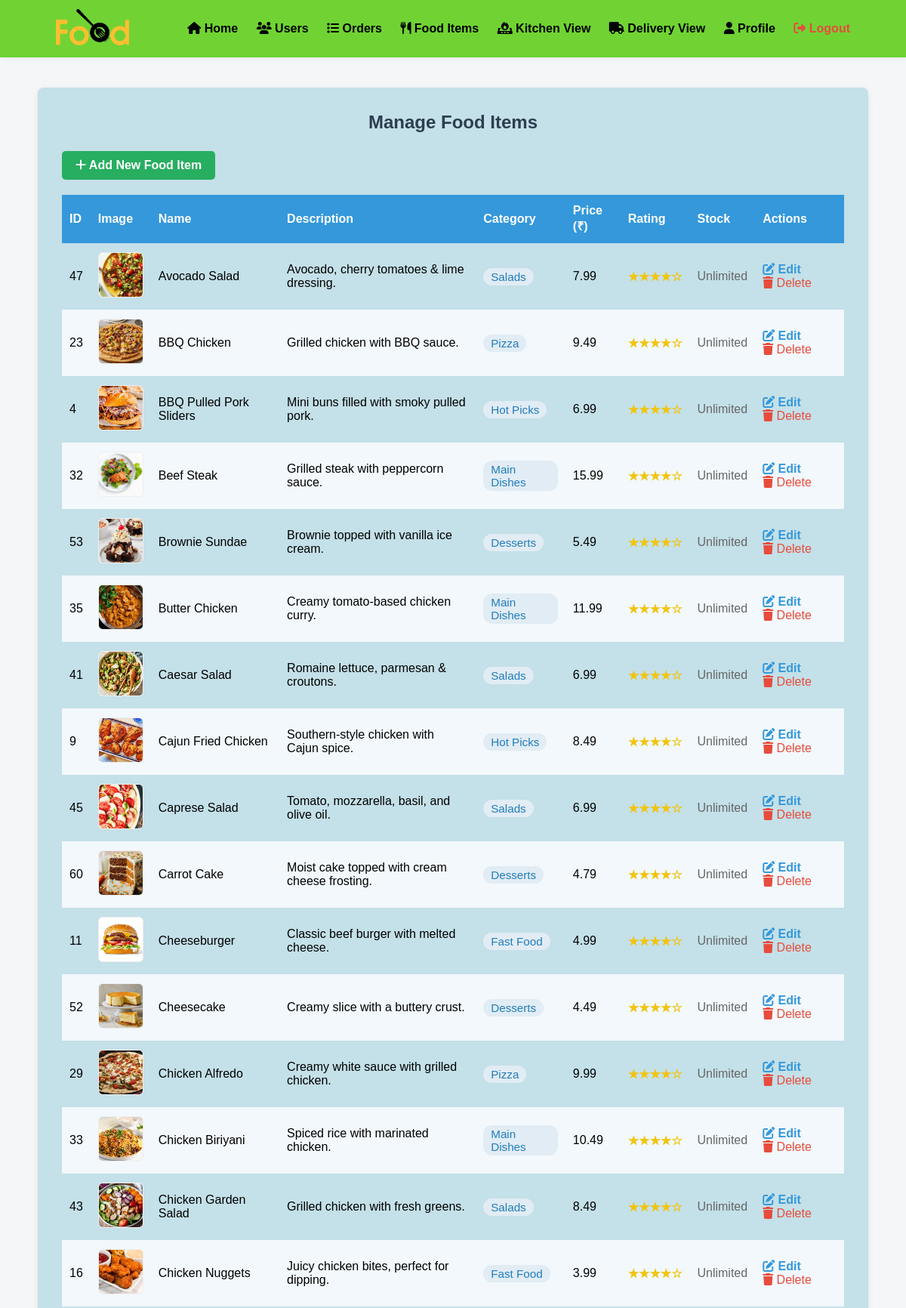
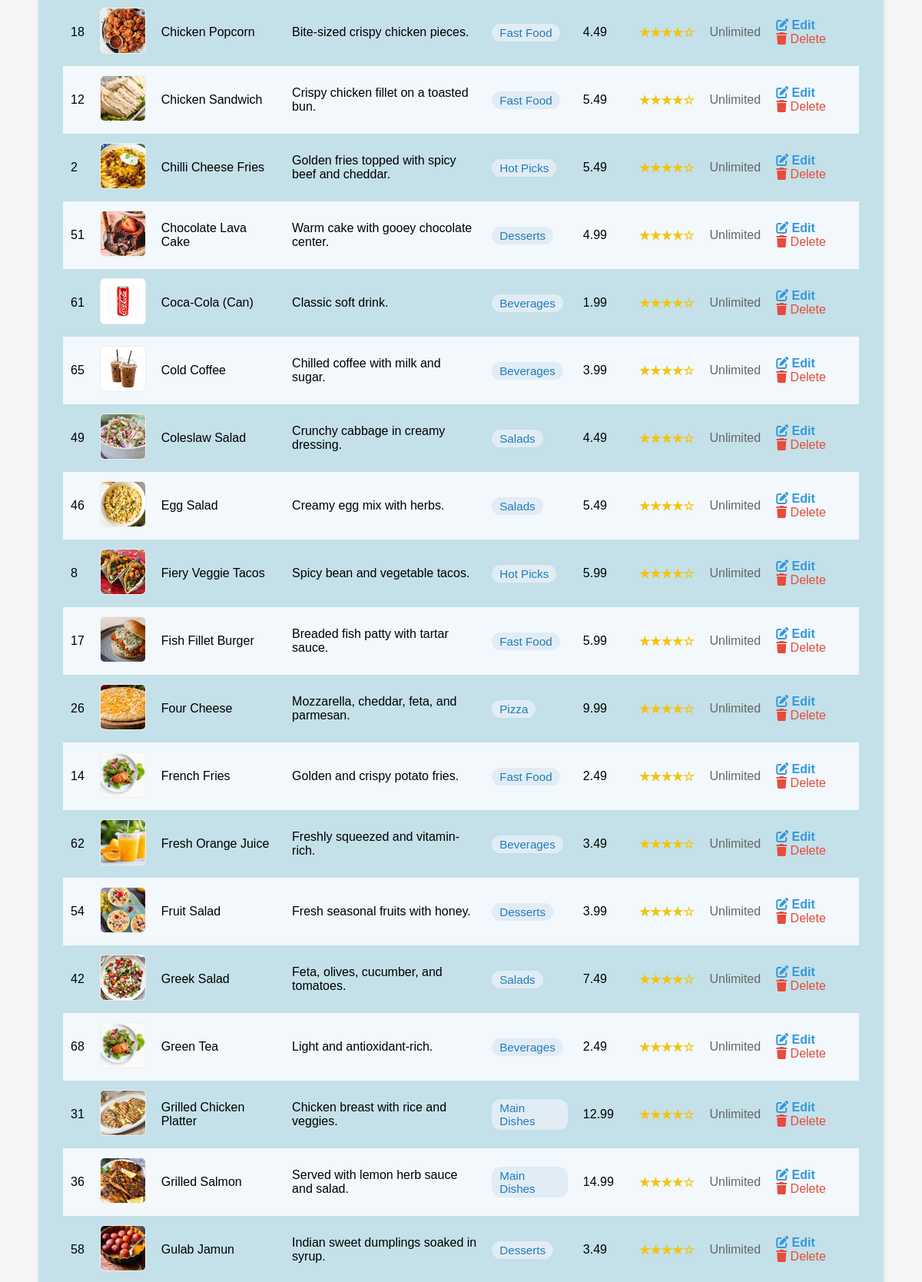
The page /admin/manage_food_items.php (signed in, upper part) on the database its author committed (2 pictures, top to bottom).
### tables this page shows
CREATE TABLE IF NOT EXISTS food_items (
    Item_ID         INT AUTO_INCREMENT PRIMARY KEY,
    Name            VARCHAR(150) NOT NULL,
    Description     TEXT,
    Price           DECIMAL(10,2) NOT NULL,
    Image           VARCHAR(255),
    Category        VARCHAR(100),
    Rating          DECIMAL(2,1) DEFAULT 0.0,
    available        TINYINT(1) NOT NULL DEFAULT 1,   
    Stock_Quantity  INT NULL    
);

### admin/manage_food_items.php (the view, shortened to what this page needs)
<?php
include '../configure.php';
?>
<!DOCTYPE html>
<html lang="en">
<head>
    <link rel="stylesheet" href="../style.css">
    <link rel="stylesheet" href="https://cdnjs.cloudflare.com/ajax/libs/font-awesome/6.5.0/css/all.min.css">
</head>
<body class="admin-body">
<?php include '../includes/admin_header.php'; ?>
<div class="admin-container">
    <h2>Manage Food Items</h2>
    <a class="add-btn" href="../crud/create_food.php"><i class="fa fa-plus"></i> Add New Food Item</a>
    <?php
    $query = "SELECT Item_ID, Name, Description, Price, Image, Category, Rating, available, Stock_Quantity FROM food_items ORDER BY Name ASC";
    $result = mysqli_query($conn, $query);
    echo "<table>";
    echo "<thead>
            <tr>
                <th>ID</th>
                <th>Image</th>
                <th>Name</th>
                <th>Description</th>
                <th>Category</th>
                <th>Price (₹)</th>
                <th>Rating</th>
                <th>Stock</th>
                <th>Actions</th>
            </tr>
          </thead>
          <tbody>";
    while ($row = mysqli_fetch_assoc($result)) {
        $id = (int)$row['Item_ID'];
        $name = htmlspecialchars($row['Name']);
        $description = htmlspecialchars($row['Description']);
        $price = number_format($row['Price'], 2);
        $image = htmlspecialchars($row['Image']);
        $category = htmlspecialchars($row['Category']);
        $rating = htmlspecialchars($row['Rating']);
        $stars = str_repeat('★', (int)$rating) . str_repeat('☆', 5 - (int)$rating);
        if ($image && file_exists("../image/{$image}")) {
            $imgSrc = "../image/{$image}";
        } else {
            $imgSrc = "../image/Food-Plate.png";
        }
        if ($row['Stock_Quantity'] === null) {
            $stockDisplay = "<span style='color:#666;'>Unlimited</span>";
        } elseif ((int)$row['Stock_Quantity'] <= 0) {
            $stockDisplay = "<span style='color:#e74c3c;font-weight:bold;'>Out of stock</span>";
        } else {
            $stockDisplay = (int)$row['Stock_Quantity'];
        }
        echo "<tr>";
        echo "<td>{$id}</td>";
        echo "<td><img src='{$imgSrc}' alt='{$name}' class='food-img'></td>";
        echo "<td>{$name}</td>";
        echo "<td>{$description}</td>";
        echo "<td><span class='category-badge'>{$category}</span></td>";
        echo "<td>{$price}</td>";
        echo "<td class='rating'>{$stars}</td>";
        echo "<td>{$stockDisplay}</td>";
        echo "<td class='action-links'>
                <a href='../crud/update_food.php?id={$id}'><i class='fa fa-edit'></i> Edit</a>
                <form method='POST' action='../crud/delete_food.php' style='display:inline;' onsubmit=\"return confirm('Delete this item?')\">
                    " . csrf_field() . "
                    <input type='hidden' name='id' value='{$id}'>
                    <button type='submit' class='action-link' style='border:none;background:none;cursor:pointer;color:#e74c3c;padding:0;font:inherit;'><i class='fa fa-trash'></i> Delete</button>
                </form>
              </td>";
        echo "</tr>";
    }
    echo "</tbody></table>";
    ?>
</div>
<?php include '../includes/footer.php'; ?>
</body>
</html>

### style.css (style rules this page uses)
* { margin: 0; padding: 0; box-sizing: border-box; font-family: sans-serif; }
html { scroll-behavior: smooth; }
body, html { width: 100%; max-width: 100vw; overflow-x: hidden; }
body { background-image: url(image/background.jpg); background-size: cover; background-position: center; }
h2 { color: #2c3e50; margin-bottom: 24px; text-align: center; }
body.admin-body { background: #f4f6f8; }
.admin-container { max-width: 600px; margin: 40px auto; background: #fff; border-radius: 8px; box-shadow: 0 2px 8px rgba(0,0,0,0.08); padding: 32px; }
.admin-container h2 { color: #2c3e50; margin-bottom: 24px; text-align: center; }
body.admin-body { background: #f4f6f8; font-family: Arial, sans-serif; margin: 0; padding: 0; }
.admin-container { max-width: 1100px; margin: 40px auto; background: #c4e0e8; border-radius: 8px; box-shadow: 0 2px 8px rgba(0,0,0,0.08); padding: 32px; }
.add-btn { display: inline-block; background: #27ae60; color: #fff; padding: 10px 18px; border-radius: 5px; text-decoration: none; font-weight: bold; margin-bottom: 20px; transition: background 0.2s; }
.admin-container table { width: 100%; border-collapse: collapse; margin-bottom: 16px; }
.admin-container th, .admin-container td { padding: 12px 10px; text-align: left; vertical-align: middle; }
.admin-container thead th { background: #3498db; color: #fff; }
.admin-container tbody tr:nth-child(even) { background: #f2f8fc; }
.action-links a { color: #3498db; text-decoration: none; margin-right: 10px; font-weight: bold; transition: color 0.2s; }
.food-img { width: 60px; height: 60px; object-fit: cover; border-radius: 6px; border: 1px solid #eee; background: #fafafa; }
.rating { color: #f1c40f; font-weight: bold; }
.category-badge { display: inline-block; background: #e1ecf4; color: #217dbb; padding: 3px 10px; border-radius: 12px; font-size: 0.95em; font-weight: 500; }
.action-link { color: #27ae60; text-decoration: none; font-weight: bold; border: 1px solid #27ae60; border-radius: 4px; padding: 6px 12px; transition: background 0.2s, color 0.2s; }

### rows shown on the page
food_items: Item_ID "47", Image (picture), Name "Avocado Salad", Description "Avocado, cherry tomatoes & lime dressing.", Category "Salads", Price "7.99", Rating "★★★★☆", shows "Unlimited"
food_items: Item_ID "23", Image (picture), Name "BBQ Chicken", Description "Grilled chicken with BBQ sauce.", Category "Pizza", Price "9.49", Rating "★★★★☆", shows "Unlimited"
food_items: Item_ID "4", Image (picture), Name "BBQ Pulled Pork Sliders", Description "Mini buns filled with smoky pulled pork.", Category "Hot Picks", Price "6.99", Rating "★★★★☆", shows "Unlimited"
food_items: Item_ID "32", Name "Beef Steak", Description "Grilled steak with peppercorn sauce.", Category "Main Dishes", Price "15.99", Rating "★★★★☆", shows "Unlimited"
food_items: Item_ID "53", Image (picture), Name "Brownie Sundae", Description "Brownie topped with vanilla ice cream.", Category "Desserts", Price "5.49", Rating "★★★★☆", shows "Unlimited"
food_items: Item_ID "35", Image (picture), Name "Butter Chicken", Description "Creamy tomato-based chicken curry.", Category "Main Dishes", Price "11.99", Rating "★★★★☆", shows "Unlimited"
food_items: Item_ID "41", Image (picture), Name "Caesar Salad", Description "Romaine lettuce, parmesan & croutons.", Category "Salads", Price "6.99", Rating "★★★★☆", shows "Unlimited"
food_items: Item_ID "9", Image (picture), Name "Cajun Fried Chicken", Description "Southern-style chicken with Cajun spice.", Category "Hot Picks", Price "8.49", Rating "★★★★☆", shows "Unlimited"
food_items: Item_ID "45", Image (picture), Name "Caprese Salad", Description "Tomato, mozzarella, basil, and olive oil.", Category "Salads", Price "6.99", Rating "★★★★☆", shows "Unlimited"
food_items: Item_ID "60", Image (picture), Name "Carrot Cake", Description "Moist cake topped with cream cheese frosting.", Category "Desserts", Price "4.79", Rating "★★★★☆", shows "Unlimited"
food_items: Item_ID "11", Image (picture), Name "Cheeseburger", Description "Classic beef burger with melted cheese.", Category "Fast Food", Price "4.99", Rating "★★★★☆", shows "Unlimited"
food_items: Item_ID "52", Image (picture), Name "Cheesecake", Description "Creamy slice with a buttery crust.", Category "Desserts", Price "4.49", Rating "★★★★☆", shows "Unlimited"
food_items: Item_ID "29", Image (picture), Name "Chicken Alfredo", Description "Creamy white sauce with grilled chicken.", Category "Pizza", Price "9.99", Rating "★★★★☆", shows "Unlimited"
food_items: Item_ID "33", Image (picture), Name "Chicken Biriyani", Description "Spiced rice with marinated chicken.", Category "Main Dishes", Price "10.49", Rating "★★★★☆", shows "Unlimited"
food_items: Item_ID "43", Image (picture), Name "Chicken Garden Salad", Description "Grilled chicken with fresh greens.", Category "Salads", Price "8.49", Rating "★★★★☆", shows "Unlimited"
food_items: Item_ID "16", Image (picture), Name "Chicken Nuggets", Description "Juicy chicken bites, perfect for dipping.", Category "Fast Food", Price "3.99", Rating "★★★★☆", shows "Unlimited"
food_items: Item_ID "18", Image (picture), Name "Chicken Popcorn", Description "Bite-sized crispy chicken pieces.", Category "Fast Food", Price "4.49", Rating "★★★★☆", shows "Unlimited"
food_items: Item_ID "12", Image (picture), Name "Chicken Sandwich", Description "Crispy chicken fillet on a toasted bun.", Category "Fast Food", Price "5.49", Rating "★★★★☆", shows "Unlimited"
food_items: Item_ID "2", Image (picture), Name "Chilli Cheese Fries", Description "Golden fries topped with spicy beef and cheddar.", Category "Hot Picks", Price "5.49", Rating "★★★★☆", shows "Unlimited"
food_items: Item_ID "51", Image (picture), Name "Chocolate Lava Cake", Description "Warm cake with gooey chocolate center.", Category "Desserts", Price "4.99", Rating "★★★★☆", shows "Unlimited"
food_items: Item_ID "61", Image (picture), Name "Coca-Cola (Can)", Description "Classic soft drink.", Category "Beverages", Price "1.99", Rating "★★★★☆", shows "Unlimited"
food_items: Item_ID "65", Image (picture), Name "Cold Coffee", Description "Chilled coffee with milk and sugar.", Category "Beverages", Price "3.99", Rating "★★★★☆", shows "Unlimited"
food_items: Item_ID "49", Image (picture), Name "Coleslaw Salad", Description "Crunchy cabbage in creamy dressing.", Category "Salads", Price "4.49", Rating "★★★★☆", shows "Unlimited"
food_items: Item_ID "46", Image (picture), Name "Egg Salad", Description "Creamy egg mix with herbs.", Category "Salads", Price "5.49", Rating "★★★★☆", shows "Unlimited"
food_items: Item_ID "8", Image (picture), Name "Fiery Veggie Tacos", Description "Spicy bean and vegetable tacos.", Category "Hot Picks", Price "5.99", Rating "★★★★☆", shows "Unlimited"
food_items: Item_ID "17", Image (picture), Name "Fish Fillet Burger", Description "Breaded fish patty with tartar sauce.", Category "Fast Food", Price "5.99", Rating "★★★★☆", shows "Unlimited"
food_items: Item_ID "26", Image (picture), Name "Four Cheese", Description "Mozzarella, cheddar, feta, and parmesan.", Category "Pizza", Price "9.99", Rating "★★★★☆", shows "Unlimited"
food_items: Item_ID "14", Name "French Fries", Description "Golden and crispy potato fries.", Category "Fast Food", Price "2.49", Rating "★★★★☆", shows "Unlimited"
food_items: Item_ID "62", Image (picture), Name "Fresh Orange Juice", Description "Freshly squeezed and vitamin-rich.", Category "Beverages", Price "3.49", Rating "★★★★☆", shows "Unlimited"
food_items: Item_ID "54", Image (picture), Name "Fruit Salad", Description "Fresh seasonal fruits with honey.", Category "Desserts", Price "3.99", Rating "★★★★☆", shows "Unlimited"
food_items: Item_ID "42", Image (picture), Name "Greek Salad", Description "Feta, olives, cucumber, and tomatoes.", Category "Salads", Price "7.49", Rating "★★★★☆", shows "Unlimited"
food_items: Item_ID "68", Name "Green Tea", Description "Light and antioxidant-rich.", Category "Beverages", Price "2.49", Rating "★★★★☆", shows "Unlimited"
food_items: Item_ID "31", Image (picture), Name "Grilled Chicken Platter", Description "Chicken breast with rice and veggies.", Category "Main Dishes", Price "12.99", Rating "★★★★☆", shows "Unlimited"
food_items: Item_ID "36", Image (picture), Name "Grilled Salmon", Description "Served with lemon herb sauce and salad.", Category "Main Dishes", Price "14.99", Rating "★★★★☆", shows "Unlimited"
food_items: Item_ID "58", Image (picture), Name "Gulab Jamun", Description "Indian sweet dumplings soaked in syrup.", Category "Desserts", Price "3.49", Rating "★★★★☆", shows "Unlimited"
